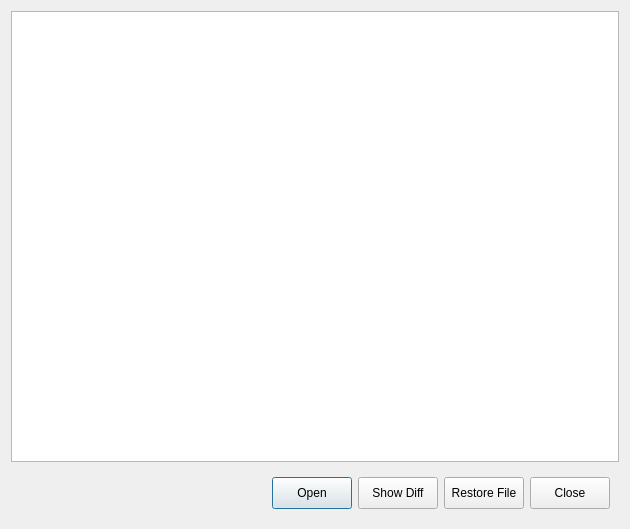
<?xml version="1.0" encoding="UTF-8"?>
<ui version="4.0">
 <class>FileBrowser</class>
 <widget class="QDialog" name="FileBrowser">
  <property name="geometry">
   <rect>
    <x>0</x>
    <y>0</y>
    <width>630</width>
    <height>529</height>
   </rect>
  </property>
  <property name="windowTitle">
   <string>Dialog</string>
  </property>
  <layout class="QVBoxLayout" name="verticalLayout">
   <item>
    <widget class="QTreeView" name="treeView_file">
     <property name="uniformRowHeights">
      <bool>true</bool>
     </property>
     <property name="sortingEnabled">
      <bool>true</bool>
     </property>
    </widget>
   </item>
   <item>
    <widget class="QFrame" name="frame">
     <property name="sizePolicy">
      <sizepolicy hsizetype="Preferred" vsizetype="Preferred">
       <horstretch>0</horstretch>
       <verstretch>0</verstretch>
      </sizepolicy>
     </property>
     <property name="minimumSize">
      <size>
       <width>0</width>
       <height>50</height>
      </size>
     </property>
     <property name="frameShape">
      <enum>QFrame::NoFrame</enum>
     </property>
     <property name="frameShadow">
      <enum>QFrame::Raised</enum>
     </property>
     <layout class="QHBoxLayout" name="horizontalLayout">
      <item>
       <spacer name="horizontalSpacer">
        <property name="orientation">
         <enum>Qt::Horizontal</enum>
        </property>
        <property name="sizeHint" stdset="0">
         <size>
          <width>40</width>
          <height>20</height>
         </size>
        </property>
       </spacer>
      </item>
      <item>
       <widget class="QPushButton" name="pushButton_open">
        <property name="sizePolicy">
         <sizepolicy hsizetype="Preferred" vsizetype="Preferred">
          <horstretch>0</horstretch>
          <verstretch>0</verstretch>
         </sizepolicy>
        </property>
        <property name="text">
         <string>Open</string>
        </property>
       </widget>
      </item>
      <item>
       <widget class="QPushButton" name="pushButton_diff">
        <property name="sizePolicy">
         <sizepolicy hsizetype="Preferred" vsizetype="Preferred">
          <horstretch>0</horstretch>
          <verstretch>0</verstretch>
         </sizepolicy>
        </property>
        <property name="text">
         <string>Show Diff</string>
        </property>
       </widget>
      </item>
      <item>
       <widget class="QPushButton" name="pushButton_restore">
        <property name="sizePolicy">
         <sizepolicy hsizetype="Preferred" vsizetype="Preferred">
          <horstretch>0</horstretch>
          <verstretch>0</verstretch>
         </sizepolicy>
        </property>
        <property name="text">
         <string>Restore File</string>
        </property>
       </widget>
      </item>
      <item>
       <widget class="QPushButton" name="pushButton_close">
        <property name="sizePolicy">
         <sizepolicy hsizetype="Preferred" vsizetype="Preferred">
          <horstretch>0</horstretch>
          <verstretch>0</verstretch>
         </sizepolicy>
        </property>
        <property name="text">
         <string>Close</string>
        </property>
       </widget>
      </item>
     </layout>
    </widget>
   </item>
  </layout>
 </widget>
 <resources/>
 <connections/>
</ui>
